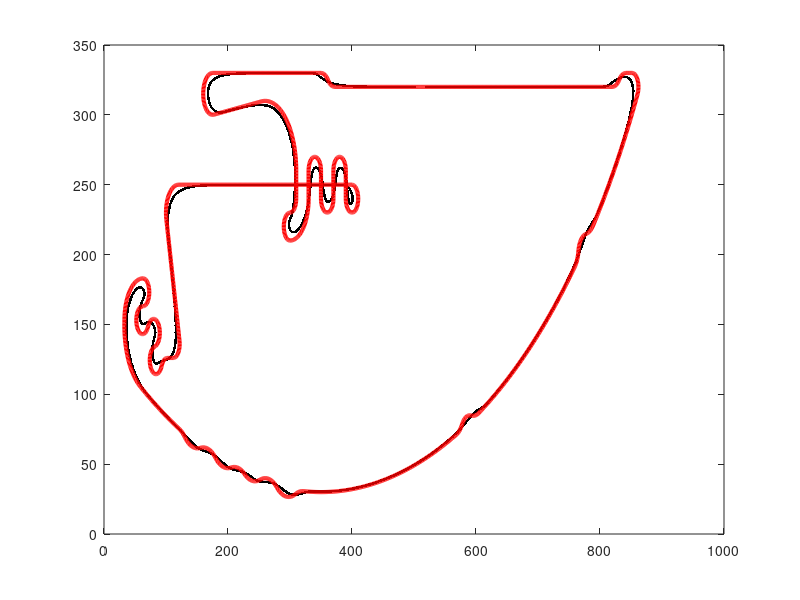

MATLAB code for this plot:
load AllJapanRobotrace2024.mat

dSize = max(size(xyCourse));
fxyCourse = zeros(dSize, 2);
fxyCourse(1,:) = xyCourse(1,:);

for i = 2:dSize
    fxyCourse(i,1) = 0.95*fxyCourse(i-1,1) + 0.05*xyCourse(i,1);
    fxyCourse(i,2) = 0.95*fxyCourse(i-1,2) + 0.05*xyCourse(i,2);
end;

f2 = figure(2);
plot(fxyCourse(:,1), fxyCourse(:,2),'k.', 'LineWidth',3);hold
plot(xyCourse(:,1), xyCourse(:,2),'r', 'LineWidth',3);